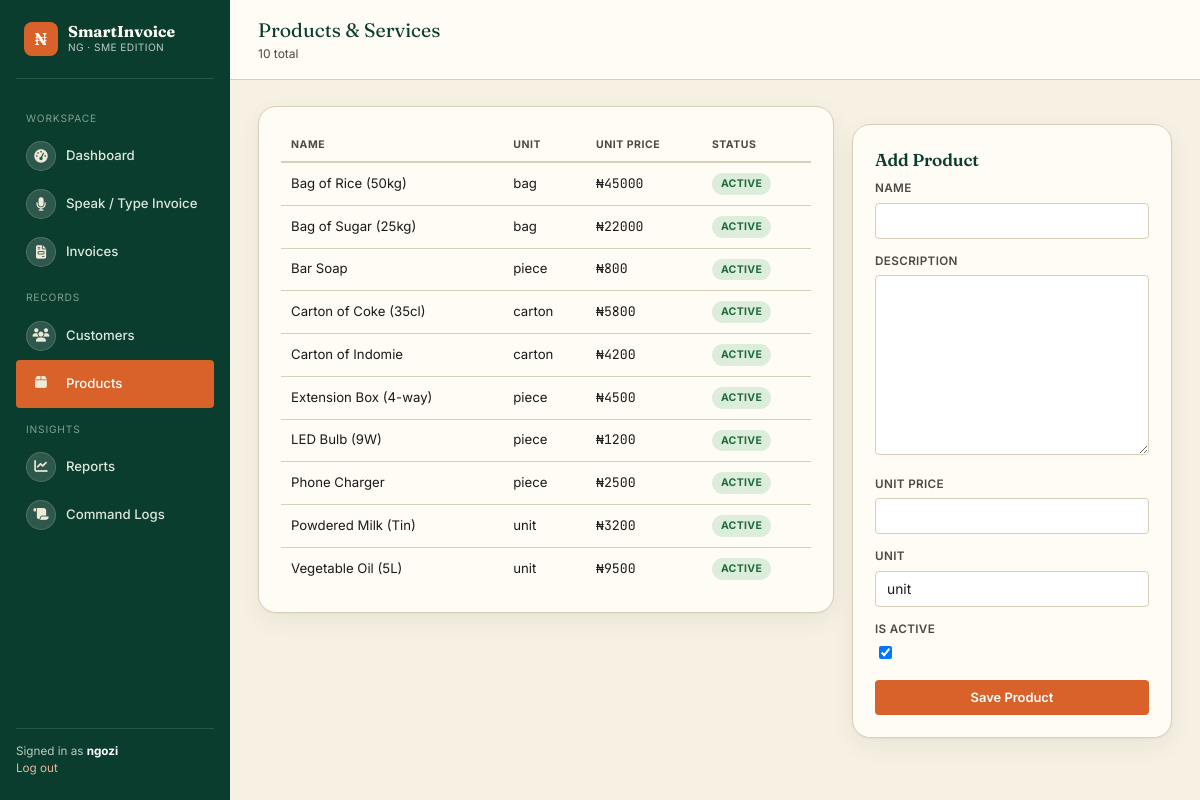
The page /products/ (signed in) on the database its author committed.
### invoices/models.py (models this page shows, shortened)
class Product(models.Model):
    business = models.ForeignKey(Business, on_delete=models.CASCADE, related_name="products")
    name = models.CharField(max_length=150)
    description = models.TextField(blank=True)
    unit_price = models.DecimalField(max_digits=12, decimal_places=2)
    unit = models.CharField(max_length=30, default="unit")  # e.g. bag, carton, piece, hour
    is_active = models.BooleanField(default=True)
    created_at = models.DateTimeField(auto_now_add=True)
    class Meta:
        ordering = ["name"]

### invoices/views.py (the view)
# urls.py: path("products/", views.product_list, name="product_list"),
@login_required
def product_list(request):
    business = _get_business(request)
    products = Product.objects.filter(business=business)
    form = ProductForm(request.POST or None)
    if request.method == "POST" and form.is_valid():
        product = form.save(commit=False)
        product.business = business
        product.save()
        messages.success(request, "Product added.")
        return redirect("product_list")
    return render(request, "invoices/product_list.html", {"products": products, "form": form})

### invoices/forms.py
class ProductForm(forms.ModelForm):
    class Meta:
        model = Product
        fields = ["name", "description", "unit_price", "unit", "is_active"]

### invoices/views.py (called while the page is built)
def _get_business(request):
    return get_object_or_404(Business, owner=request.user)

### invoices/templates/invoices/product_list.html (shortened to what this page needs)
{% extends "invoices/base.html" %}
{% block page_title %}Products &amp; Services{% endblock %}
{% block page_sub %}{{ products.count }} total{% endblock %}
{% block content %}
<div style="display:grid; grid-template-columns: 1fr 320px; gap:18px; align-items:start;">
  <div class="card">
    {% if products %}
    <table>
      <thead><tr><th>Name</th><th>Unit</th><th>Unit Price</th><th>Status</th></tr></thead>
      <tbody>
        {% for p in products %}
        <tr>
          <td>{{ p.name }}</td>
          <td>{{ p.unit }}</td>
          <td class="mono">&#8358;{{ p.unit_price|floatformat:0 }}</td>
          <td>{% if p.is_active %}<span class="badge badge-paid">Active</span>{% else %}<span class="badge badge-cancelled">Inactive</span>{% endif %}</td>
        </tr>
        {% endfor %}
      </tbody>
    </table>
    {% else %}
    <div class="empty-state">
      <div class="icon">&#128230;</div>
      <p>No products yet. Add the items you usually sell so they're recognised faster in voice/text commands.</p>
    </div>
    {% endif %}
  </div>
  <div class="card">
    <h3>Add Product</h3>
    <form method="post">
      {% for field in form %}
      <div class="field">
        <label for="{{ field.id_for_label }}">{{ field.label }}</label>
        {{ field }}
      </div>
      {% endfor %}
      <button type="submit" class="btn btn-primary" style="width:100%; justify-content:center;">Save Product</button>
    </form>
  </div>
</div>
{% endblock %}

### invoices/templates/invoices/base.html (shortened to what this page needs)
{% load static %}
<!DOCTYPE html>
<html lang="en">
<head>
  <link rel="stylesheet" href="{% static 'invoices/css/style.css' %}">
  <link rel="stylesheet" href="https://cdnjs.cloudflare.com/ajax/libs/font-awesome/6.5.2/css/all.min.css">
</head>
<body>
  {% if user.is_authenticated %}
  <div class="app-shell">
    <aside class="sidebar">
      <div class="brand">
        <div class="brand-mark">₦</div>
        <div>
          <div class="brand-name">SmartInvoice</div>
          <div class="brand-sub">NG &middot; SME Edition</div>
        </div>
      </div>
      <div class="nav-section-label">Workspace</div>
      <a href="{% url 'dashboard' %}" class="nav-link {% if request.resolver_match.url_name == 'dashboard' %}active{% endif %}">
        <span class="nav-icon"><i class="fa-solid fa-gauge-high" aria-hidden="true"></i></span> Dashboard
      </a>
      <a href="{% url 'create_invoice_smart' %}" class="nav-link {% if request.resolver_match.url_name == 'create_invoice_smart' %}active{% endif %}">
        <span class="nav-icon"><i class="fa-solid fa-microphone" aria-hidden="true"></i></span> Speak / Type Invoice
      </a>
      <a href="{% url 'invoice_list' %}" class="nav-link {% if request.resolver_match.url_name == 'invoice_list' or request.resolver_match.url_name == 'invoice_detail' %}active{% endif %}">
        <span class="nav-icon"><i class="fa-solid fa-file-invoice" aria-hidden="true"></i></span> Invoices
      </a>
      <div class="nav-section-label">Records</div>
      <a href="{% url 'customer_list' %}" class="nav-link {% if request.resolver_match.url_name == 'customer_list' %}active{% endif %}">
        <span class="nav-icon"><i class="fa-solid fa-users" aria-hidden="true"></i></span> Customers
      </a>
      <a href="{% url 'product_list' %}" class="nav-link {% if request.resolver_match.url_name == 'product_list' %}active{% endif %}">
        <span class="nav-icon"><i class="fa-solid fa-box" aria-hidden="true"></i></span> Products
      </a>
      <div class="nav-section-label">Insights</div>
      <a href="{% url 'reports' %}" class="nav-link {% if request.resolver_match.url_name == 'reports' %}active{% endif %}">
        <span class="nav-icon"><i class="fa-solid fa-chart-line" aria-hidden="true"></i></span> Reports
      </a>
      <a href="{% url 'command_log_list' %}" class="nav-link {% if request.resolver_match.url_name == 'command_log_list' %}active{% endif %}">
        <span class="nav-icon"><i class="fa-solid fa-scroll" aria-hidden="true"></i></span> Command Logs
      </a>
      <div class="sidebar-footer">
        Signed in as <strong style="color:#fff">{{ request.user.username }}</strong><br>
        <a href="{% url 'logout' %}" style="color:#E7B89A;">Log out</a>
      </div>
    </aside>
    <div class="main-area">
      <div class="topbar">
        <div>
          <div class="topbar-title">{% block page_title %}Dashboard{% endblock %}</div>
          <div class="topbar-sub">{% block page_sub %}{% endblock %}</div>
        </div>
      </div>
      <div class="content">
        {% block content %}{% endblock %}
      </div>
    </div>
  </div>
  {% else %}
    {% block auth_content %}{% endblock %}
  {% endif %}
</body>
</html>

### rows shown on the page
Product: name "Bag of Rice (50kg)", unit "bag", unit_price "45000", is_active "ACTIVE"
Product: name "Bag of Sugar (25kg)", unit "bag", unit_price "22000", is_active "ACTIVE"
Product: name "Bar Soap", unit "piece", unit_price "800", is_active "ACTIVE"
Product: name "Carton of Coke (35cl)", unit "carton", unit_price "5800", is_active "ACTIVE"
Product: name "Carton of Indomie", unit "carton", unit_price "4200", is_active "ACTIVE"
Product: name "Extension Box (4-way)", unit "piece", unit_price "4500", is_active "ACTIVE"
Product: name "LED Bulb (9W)", unit "piece", unit_price "1200", is_active "ACTIVE"
Product: name "Phone Charger", unit "piece", unit_price "2500", is_active "ACTIVE"
Product: name "Powdered Milk (Tin)", unit "unit", unit_price "3200", is_active "ACTIVE"
Product: name "Vegetable Oil (5L)", unit "unit", unit_price "9500", is_active "ACTIVE"

### other values the page prints
{{ request.user.username }} "ngozi"
{{ products.count }} "10"
{{ field.label }} "NAME" "DESCRIPTION" "UNIT PRICE" "UNIT" "IS ACTIVE"
